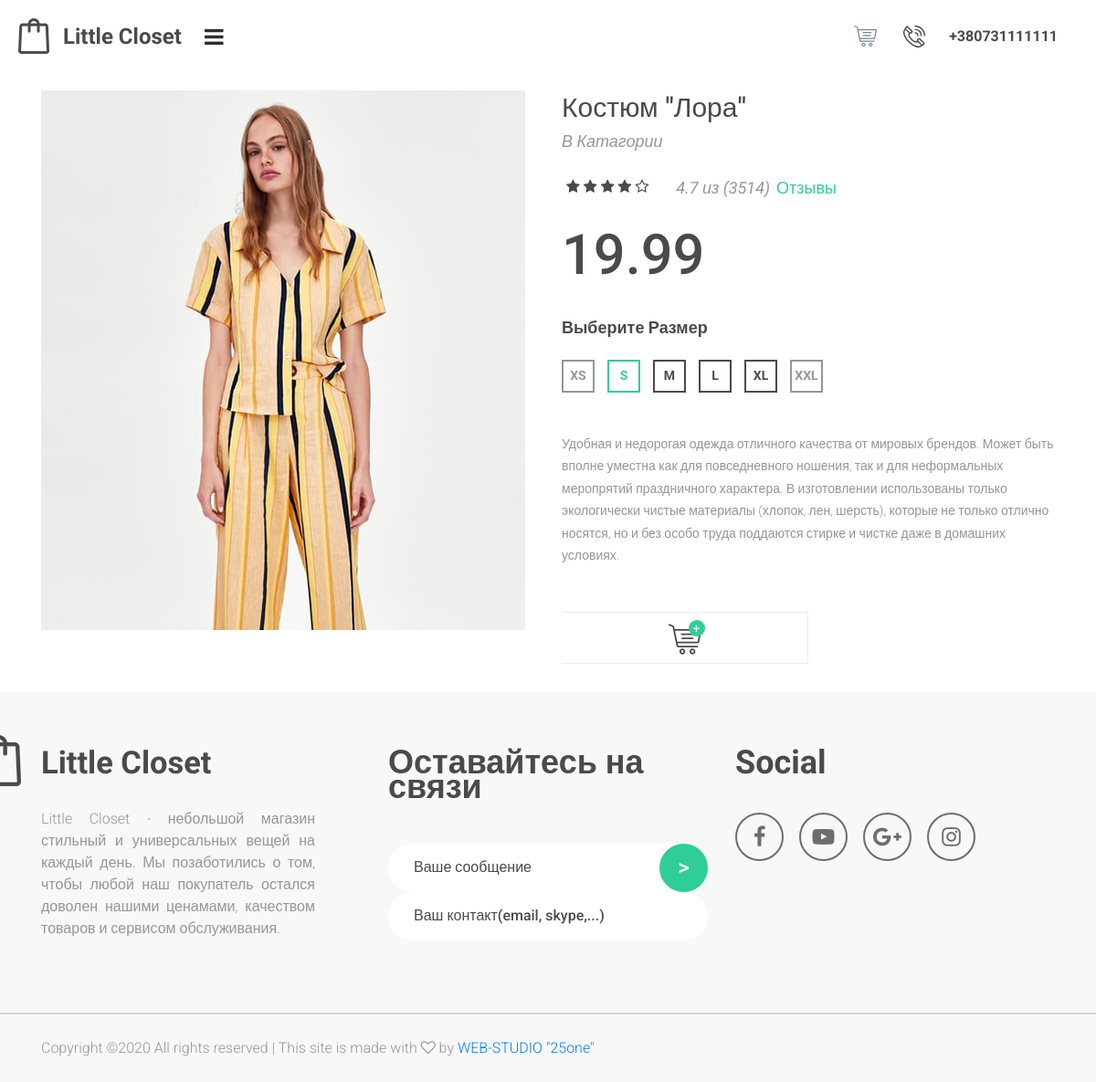
The app's page /?page=cart&hook=CartProduct/1 with its own data.
### tables this page shows
CREATE TABLE IF NOT EXISTS `products` (
  `id` int(10) unsigned NOT NULL AUTO_INCREMENT,
  `name` varchar(255) NOT NULL,
  `price` decimal(12,2) NOT NULL,
  `image` varchar(255) NOT NULL,
  `top9` int(12) NOT NULL,
  PRIMARY KEY (`id`),
  KEY `top9` (`top9`)
);

### controllers/CartController.php (called while the page is built, shortened)
<?php
class CartController {
protected $model_product;
public function __construct()
{
   $this->model_product = new Product;
}
public function actionCartProduct($id)
{
   $product = $this->model_product->funcSelectProduct($id);
   require_once './views/cart/view.php';
}
}
?>

### views/selectedaction.php (called while the page is built, shortened)
<?php
if(!isset($_POST['hook']) && !isset($_GET['hook'])) {$hook='Start'; $parametr = '';} else {
    if(isset($_GET['hook'])) $hook = $_GET['hook'];
    if(strpos($hook, '/')) {
       $arr_hook = explode('/', $hook);
       $hook = $arr_hook[0];
       $parametr = $arr_hook[1];
    }
    else {
       $parametr = '';
    }
}
$action='action'.$hook;
$controller->$action($parametr);
?>

### views/cart/index.php (called while the page is built, shortened)
<?php
$controller=new CartController();
require_once './views/selectedaction.php';
?>

### index.php (called while the page is built, shortened)
<?php
if(isset($_GET['page'])) {$patch = 'views/' . $_GET['page'] . '/index.php';}
else {$patch = 'views/start/index.php';}
require_once $patch;
?>

### models/Product.php (called while the page is built, shortened)
<?php
class Product {
public $link_db;
public function __construct()
{
   require './config/config.php';
   $link = new \PDO('mysql:host=' . $db_host . ';dbname=' . $db_name, $db_user, $db_password);
   $query = "set names utf8";
   $pstmt = $link->prepare($query);
   $pstmt->execute();
   $this->link_db=$link;
}
public function funcSelectProduct($id)
{
   $query = "select id, name, price, image from products where id=:id";
   $pstmt = $this->link_db->prepare($query);
   $pstmt->bindParam(':id', $id, \PDO::PARAM_INT);
   $pstmt->execute();
   return $pstmt->fetchAll(\PDO::FETCH_ASSOC);
}
}
?>

### config/config.php (called while the page is built, shortened)
<?php
$action_patch='/';
?>

### _Valitron/Valitron/Validator.php (called while the page is built, shortened)
<?php
class Validator
{
    protected static $_lang;
    protected static $_langDir;
    public static function lang($lang = null)
    {
        if ($lang !== null) {
            static::$_lang = $lang;
        }
        return static::$_lang ?: 'en';
    }
    public static function langDir($dir = null)
    {
        if ($dir !== null) {
            static::$_langDir = $dir;
        }
        return static::$_langDir ?: dirname(dirname(__DIR__)) . '/lang';
    }
}

### views/cart/view.php (the view, shortened to what this page needs)
<!DOCTYPE html>
<html lang="en">
<head>
<link rel="stylesheet" type="text/css" href="styles/bootstrap-4.1.2/bootstrap.min.css">
<link href="./plugins/font-awesome-4.7.0/css/font-awesome.min.css" rel="stylesheet" type="text/css">
<link rel="stylesheet" type="text/css" href="./plugins/flexslider/flexslider.css">
<link rel="stylesheet" type="text/css" href="./styles/product.css">
<link rel="stylesheet" type="text/css" href="./styles/product_responsive.css">
</head>
<body>
<div class="super_container">
    <header class="header">
        <div class="header_content d-flex flex-row align-items-center justify-content-start">
            <div class="logo">
                <a href="#">
                    <div class="d-flex flex-row align-items-center justify-content-start">
                        <div><img src="./images/logo_1.png" alt=""></div>
                        <div>Little Closet</div>
                    </div>
                </a>
            </div>
            <div class="hamburger"><i class="fa fa-bars" aria-hidden="true"></i></div>
            <div class="header_right d-flex flex-row align-items-center justify-content-start ml-auto">
                <div class="cart"><a href="?page=checkout"><div><img class="svg" src="./images/cart.svg" alt="https://www.flaticon.com/authors/freepik"></div></a></div>
                <div class="header_phone d-flex flex-row align-items-center justify-content-start">
                    <div><div><img src="./images/phone.svg" alt="https://www.flaticon.com/authors/freepik"></div></div>
                    <div>+380731111111</div>
                </div>
            </div>
        </div>
    </header>
    <div class="super_container_inner">
		<div class="product">
			<div class="container">
				<div class="row">
					<div class="col-lg-6 product_image">
                       <img src="./images/<?php echo $product[0]['image']; ?>" />
					</div>
					<div class="col-lg-6 product_col">
						<div class="product_info">
							<div class="product_name"><?php echo $product[0]['name']; ?></div>
							<div class="product_category">В <a href="#">Катагории</a></div>
							<div class="product_rating_container d-flex flex-row align-items-center justify-content-start">
								<div class="rating_r rating_r_4 product_rating"><i></i><i></i><i></i><i></i><i></i></div>
								<div class="product_reviews">4.7 из (3514)</div>
								<div class="product_reviews_link"><a href="#">Отзывы</a></div>
							</div>
							<div class="product_price"><?php echo $product[0]['price']; ?></div>
							<div class="product_size">
								<div class="product_size_title">Выберите Размер</div>
								<ul class="d-flex flex-row align-items-start justify-content-start">
									<li>
										<label for="radio_1">XS</label>
									</li>
									<li>
										<label for="radio_2">S</label>
									</li>
									<li>
										<label for="radio_3">M</label>
									</li>
									<li>
										<label for="radio_4">L</label>
									</li>
									<li>
										<label for="radio_5">XL</label>
									</li>
									<li>
										<label for="radio_6">XXL</label>
									</li>
								</ul>
							</div>
							<div class="product_text">
								<p>Удобная и недорогая одежда отличного качества от мировых брендов. Может быть вполне уместна как для повседневного ношения, так и для неформальных меропрятий праздничного характера. В изготовлении использованы только экологически чистые материалы (хлопок, лен, шерсть), которые не только отлично носятся, но и без особо труда поддаются стирке и чистке даже в домашних условиях.</p>
							</div>
							<div class="product_buttons">
								<div class="text-right d-flex flex-row align-items-start justify-content-start">
									<div class="product_button product_cart text-center d-flex flex-column align-items-center justify-content-center">
										<div><div><img src="./images/cart.svg" class="svg" alt=""><div>+</div></div></div>
									</div>
								</div>
							</div>
						</div>
					</div>
				</div>
			</div>
		</div>
        <footer class="footer">
            <div class="footer_content">
                <div class="container">
                    <div class="row">
                        <div class="col-lg-4 footer_col">
                            <div class="footer_about">
                                <div class="footer_logo">
                                    <a href="#">
                                        <div class="d-flex flex-row align-items-center justify-content-start">
                                            <div class="footer_logo_icon"><img src="./images/logo_2.png" alt=""></div>
                                            <div>Little Closet</div>
                                        </div>
                                    </a>
                                </div>
                                <div class="footer_about_text" style="text-align: justify;">
                                    <p>Little Closet - небольшой магазин стильный и универсальных вещей на каждый день. Мы позаботились о том, чтобы любой наш покупатель остался доволен нашими ценамами, качеством товаров и сервисом обслуживания.</p>
                                </div>
                            </div>
                        </div>
                        <div class="col-lg-4 footer_col">
                            <div class="footer_contact">
                                <div class="footer_title">Оставайтесь на связи</div>
                                <div class="newsletter">
                                    <form action="" method="" id="newsletter_form" class="newsletter_form">
                                        <input type="text" name="newsletter_input_message" class="newsletter_input message" placeholder="Ваше сообщение">
                                        <input type="text" name="newsletter_input_email" class="newsletter_input email" placeholder="Ваш контакт(email, skype,...)">
                                        <br>
                                        <button type="button" class="newsletter_button">></button><br>
                                        <span class="result_to_email">&nbsp;</span>
                                    </form>
                                </div>
                            </div>
                        </div>
                        <div class="col-lg-4 footer_col">
                            <div class="footer_contact">
                                    <div class="footer_title">Social</div>
                                    <ul class="footer_social_list d-flex flex-row align-items-start justify-content-start">
                                        <li><a href="#"><i class="fa fa-facebook" aria-hidden="true"></i></a></li>
                                        <li><a href="#"><i class="fa fa-youtube-play" aria-hidden="true"></i></a></li>
                                        <li><a href="#"><i class="fa fa-google-plus" aria-hidden="true"></i></a></li>
                                        <li><a href="#"><i class="fa fa-instagram" aria-hidden="true"></i></a></li>
                                    </ul>
                            </div>
                        </div>
                    </div>
                </div>
            </div>
            <div class="footer_bar">
                <div class="container">
                    <div class="row">
                        <div class="col">
                            <div class="footer_bar_content d-flex flex-md-row flex-column align-items-center justify-content-start">
                                <div class="copyright order-md-1 order-2">
Copyright &copy;<script>document.write(new Date().getFullYear());</script> All rights reserved | This site is made with <i class="fa fa-heart-o" aria-hidden="true"></i> by <a href="#">WEB-STUDIO "25one"</a>
</div>
                            </div>
                        </div>
                    </div>
                </div>
            </div>
        </footer>
    </div>
</div>
</body>
</html>

### styles/product_responsive.css (style rules this page uses)
@media only screen and (max-width: 1440px) { .header_phone > div:first-child > div { width: 24px; height: 24px; } }
@media only screen and (max-width: 1440px) { .header_phone > div:last-child { font-size: 16px; } }
@media only screen and (max-width: 1440px) { .cart a > div { width: 25px; height: 25px; } }
@media only screen and (max-width: 1440px) { .hamburger { display: block; } }

### records on screen
products: image (picture), name "Костюм \"Лора\"", price "19.99"
